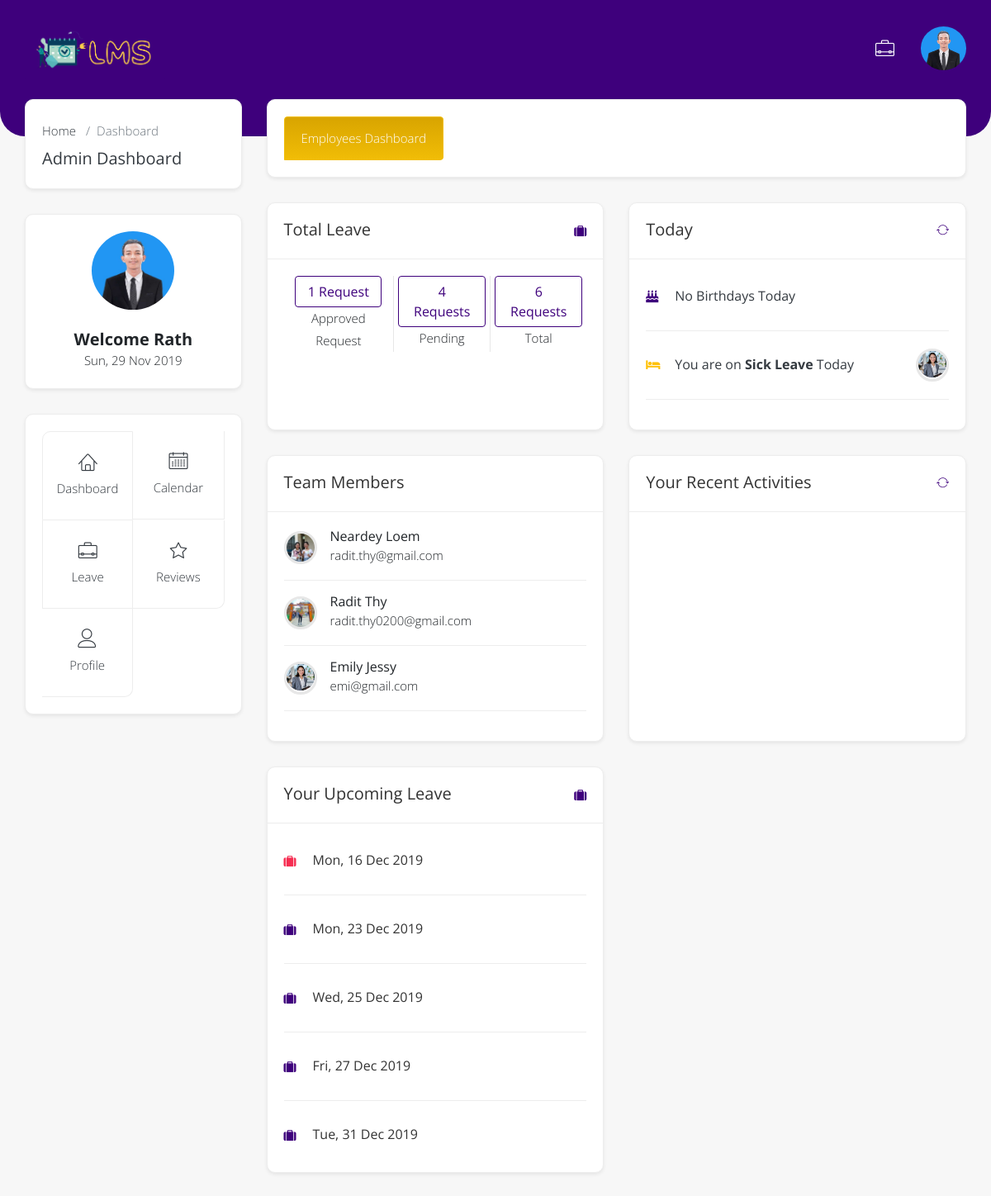
Screenshot of / (signed in) with the database file from the repository.
### tables this page shows
CREATE TABLE `leave_requests` (
  `request_id` int(11) NOT NULL,
  `uid` int(11) DEFAULT NULL,
  `leavetype_id` int(11) DEFAULT NULL,
  `start_date` date DEFAULT NULL,
  `end_date` date DEFAULT NULL,
  `status_id` int(11) DEFAULT NULL,
  `added_times` timestamp NOT NULL DEFAULT current_timestamp(),
  `update_time` timestamp NOT NULL DEFAULT current_timestamp() ON UPDATE current_timestamp(),
  `seen_status` int(1) NOT NULL DEFAULT 1,
  `admin_seen_status` int(1) NOT NULL DEFAULT 0,
  `reason` text NOT NULL
);

CREATE TABLE `leave_types` (
  `leaveType_id` int(11) NOT NULL,
  `leaveType_desc` varchar(50) DEFAULT NULL,
  `leaveType_detail` text NOT NULL
);

CREATE TABLE `users` (
  `uid` int(11) NOT NULL,
  `first_name` varchar(50) DEFAULT NULL,
  `last_name` varchar(50) DEFAULT NULL,
  `gender` varchar(11) DEFAULT NULL,
  `date_of_birth` date DEFAULT NULL,
  `phone_number` varchar(50) DEFAULT NULL,
  `email` varchar(100) DEFAULT NULL,
  `password` text DEFAULT NULL,
  `position_id` int(11) DEFAULT NULL,
  `role_id` int(11) DEFAULT NULL,
  `department_id` int(11) DEFAULT NULL,
  `salary` decimal(10,0) DEFAULT NULL,
  `total_allowed_leave` int(11) DEFAULT NULL,
  `profile` text DEFAULT NULL,
  `manager_id` int(1) NOT NULL
);

### views/employees/employee.view.php (the view, shortened to what the rows shown need)
<?php require "layouts/header.php";
require "layouts/navbar.php"; ?>
<div class="col-xl-9 col-lg-8 col-md-12">
    <div class="row">
        <div class="col-lg-6 d-flex">
            <div class="card shadow-sm flex-fill grow">
                <div class="card-body recent-activ">
                    <div class="today_leave">
                        <?php if (count($empBirth) > 0) {
                            foreach ($empBirth as $userBirth) { ?>
                                <a href="javascript:void(0)" class="dash-card text-dark">
                                    <div class="dash-card-container">
                                        <div class="dash-card-icon text-primary">
                                            <i class="fa fa-birthday-cake" aria-hidden="true"></i>
                                        </div>
                                        <div class="dash-card-content">
                                            <h6 class="mb-0"><?= $userBirth['first_name'] ?> Birthdays Today</h6>
                                        </div>
                                    </div>
                                </a>
                                <hr />
                            <?php }
                        } else { ?>
                            <a href="javascript:void(0)" class="dash-card text-dark">
                                <div class="dash-card-container">
                                </div>
                            </a>
                            <hr />
                        <?php } ?>
                        <?php
                        foreach ($todayLeaves as $leaves) { ?>
                            <a href="javascript:void(0)" class="dash-card text-dark">
                                <div class="dash-card-container">
                                    <div class="dash-card-icon text-warning">
                                        <i class="fa fa-bed" aria-hidden="true"></i>
                                    </div>
                                    <div class="dash-card-content">
                                        <h6 class="mb-0">You are on <b><?= $leaves['leaveType_desc'] ?></b> Today</h6>
                                    </div>
                                    <div class="dash-card-avatars">
                                        <div class="e-avatar"><img class="img-fluid" src="<?= $leaves['profile'] ?>" alt="Avatar"></div>
                                    </div>
                                </div>
                            </a>
                            <hr>
                        <?php } ?>
                    </div>
                </div>
            </div>
        </div>
    </div>
</div>
</div>
</div>
</div>
<?php require "layouts/footer.php"; ?>

### rows the page displays
leave_requests: leavetype.leaveType_desc "Sick Leave", uid.profile (picture)

### other values shown
$username "Rath"
count($approveLeave) "1"
count($pendingLeave) "4"
count($allRequest) "6"
$employee['first_name'] "Neardey"
$employee['last_name'] "Loem"
$employee['user_email'] "radit.thy@gmail.com"
$employee['first_name'] "Radit"
$employee['last_name'] "Thy"
$employee['user_email'] "radit.thy0200@gmail.com"
$employee['first_name'] "Emily"
$employee['last_name'] "Jessy"
$employee['user_email'] "emi@gmail.com"
